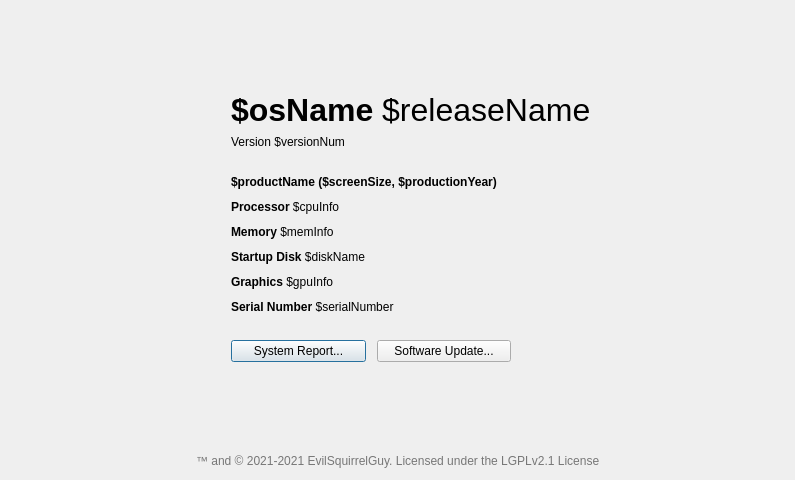
<?xml version="1.0" encoding="UTF-8"?>
<ui version="4.0">
 <class>MainWindow</class>
 <widget class="QMainWindow" name="MainWindow">
  <property name="geometry">
   <rect>
    <x>0</x>
    <y>0</y>
    <width>795</width>
    <height>480</height>
   </rect>
  </property>
  <property name="sizePolicy">
   <sizepolicy hsizetype="Preferred" vsizetype="Preferred">
    <horstretch>0</horstretch>
    <verstretch>0</verstretch>
   </sizepolicy>
  </property>
  <property name="maximumSize">
   <size>
    <width>16777215</width>
    <height>16777215</height>
   </size>
  </property>
  <property name="windowTitle">
   <string>System Information</string>
  </property>
  <property name="iconSize">
   <size>
    <width>16</width>
    <height>16</height>
   </size>
  </property>
  <widget class="QWidget" name="centralwidget">
   <layout class="QGridLayout" name="gridLayout">
    <item row="0" column="0">
     <layout class="QVBoxLayout" name="verticalLayout_2">
      <item>
       <layout class="QHBoxLayout" name="horizontalLayout">
        <item>
         <spacer name="horizontalSpacer_2">
          <property name="orientation">
           <enum>Qt::Horizontal</enum>
          </property>
          <property name="sizeType">
           <enum>QSizePolicy::MinimumExpanding</enum>
          </property>
          <property name="sizeHint" stdset="0">
           <size>
            <width>40</width>
            <height>20</height>
           </size>
          </property>
         </spacer>
        </item>
        <item>
         <widget class="QLabel" name="OSIcon">
          <property name="text">
           <string>&lt;html&gt;&lt;head/&gt;&lt;body&gt;&lt;p&gt;&lt;img width=&quot;256&quot; src=&quot;:/icon/icons/big_sur.png&quot;/&gt;&lt;/p&gt;&lt;/body&gt;&lt;/html&gt;</string>
          </property>
         </widget>
        </item>
        <item>
         <spacer name="horizontalSpacer_4">
          <property name="orientation">
           <enum>Qt::Horizontal</enum>
          </property>
          <property name="sizeType">
           <enum>QSizePolicy::Fixed</enum>
          </property>
          <property name="sizeHint" stdset="0">
           <size>
            <width>20</width>
            <height>20</height>
           </size>
          </property>
         </spacer>
        </item>
        <item>
         <layout class="QVBoxLayout" name="verticalLayout">
          <item>
           <spacer name="verticalSpacer">
            <property name="orientation">
             <enum>Qt::Vertical</enum>
            </property>
            <property name="sizeHint" stdset="0">
             <size>
              <width>20</width>
              <height>40</height>
             </size>
            </property>
           </spacer>
          </item>
          <item>
           <widget class="QLabel" name="OSName">
            <property name="text">
             <string>&lt;html&gt;&lt;head/&gt;&lt;body&gt;&lt;p&gt;&lt;span style=&quot; font-size:24pt; font-weight:504;&quot;&gt;$osName&lt;/span&gt;&lt;span style=&quot; font-size:24pt; font-weight:304;&quot;&gt; $releaseName&lt;/span&gt;&lt;/p&gt;&lt;/body&gt;&lt;/html&gt;</string>
            </property>
           </widget>
          </item>
          <item>
           <widget class="QLabel" name="Version">
            <property name="text">
             <string>&lt;html&gt;&lt;head/&gt;&lt;body&gt;&lt;p&gt;Version $versionNum&lt;/p&gt;&lt;/body&gt;&lt;/html&gt;</string>
            </property>
           </widget>
          </item>
          <item>
           <spacer name="verticalSpacer_3">
            <property name="orientation">
             <enum>Qt::Vertical</enum>
            </property>
            <property name="sizeType">
             <enum>QSizePolicy::Fixed</enum>
            </property>
            <property name="sizeHint" stdset="0">
             <size>
              <width>20</width>
              <height>20</height>
             </size>
            </property>
           </spacer>
          </item>
          <item>
           <widget class="QLabel" name="HostType">
            <property name="text">
             <string>&lt;html&gt;&lt;head/&gt;&lt;body&gt;&lt;p&gt;&lt;span style=&quot; font-weight:600;&quot;&gt;$productName ($screenSize, $productionYear)&lt;/span&gt;&lt;/p&gt;&lt;/body&gt;&lt;/html&gt;</string>
            </property>
           </widget>
          </item>
          <item>
           <spacer name="verticalSpacer_5">
            <property name="orientation">
             <enum>Qt::Vertical</enum>
            </property>
            <property name="sizeType">
             <enum>QSizePolicy::Fixed</enum>
            </property>
            <property name="sizeHint" stdset="0">
             <size>
              <width>20</width>
              <height>5</height>
             </size>
            </property>
           </spacer>
          </item>
          <item>
           <widget class="QLabel" name="CPUInfo">
            <property name="text">
             <string>&lt;html&gt;&lt;head/&gt;&lt;body&gt;&lt;p&gt;&lt;span style=&quot; font-weight:600;&quot;&gt;Processor &lt;/span&gt;&lt;span style=&quot; font-weight:304;&quot;&gt;$cpuInfo&lt;/span&gt;&lt;/p&gt;&lt;/body&gt;&lt;/html&gt;</string>
            </property>
           </widget>
          </item>
          <item>
           <spacer name="verticalSpacer_6">
            <property name="orientation">
             <enum>Qt::Vertical</enum>
            </property>
            <property name="sizeType">
             <enum>QSizePolicy::Fixed</enum>
            </property>
            <property name="sizeHint" stdset="0">
             <size>
              <width>20</width>
              <height>5</height>
             </size>
            </property>
           </spacer>
          </item>
          <item>
           <widget class="QLabel" name="MemInfo">
            <property name="text">
             <string>&lt;html&gt;&lt;head/&gt;&lt;body&gt;&lt;p&gt;&lt;span style=&quot; font-weight:600;&quot;&gt;Memory &lt;/span&gt;&lt;span style=&quot; font-weight:304;&quot;&gt;$memInfo&lt;/span&gt;&lt;/p&gt;&lt;/body&gt;&lt;/html&gt;</string>
            </property>
           </widget>
          </item>
          <item>
           <spacer name="verticalSpacer_7">
            <property name="orientation">
             <enum>Qt::Vertical</enum>
            </property>
            <property name="sizeType">
             <enum>QSizePolicy::Fixed</enum>
            </property>
            <property name="sizeHint" stdset="0">
             <size>
              <width>20</width>
              <height>5</height>
             </size>
            </property>
           </spacer>
          </item>
          <item>
           <widget class="QLabel" name="Disk">
            <property name="text">
             <string>&lt;html&gt;&lt;head/&gt;&lt;body&gt;&lt;p&gt;&lt;span style=&quot; font-weight:600;&quot;&gt;Startup Disk &lt;/span&gt;&lt;span style=&quot; font-weight:304;&quot;&gt;$diskName&lt;/span&gt;&lt;/p&gt;&lt;/body&gt;&lt;/html&gt;</string>
            </property>
           </widget>
          </item>
          <item>
           <spacer name="verticalSpacer_8">
            <property name="orientation">
             <enum>Qt::Vertical</enum>
            </property>
            <property name="sizeType">
             <enum>QSizePolicy::Fixed</enum>
            </property>
            <property name="sizeHint" stdset="0">
             <size>
              <width>20</width>
              <height>5</height>
             </size>
            </property>
           </spacer>
          </item>
          <item>
           <widget class="QLabel" name="GPUInfo">
            <property name="text">
             <string>&lt;html&gt;&lt;head/&gt;&lt;body&gt;&lt;p&gt;&lt;span style=&quot; font-weight:600;&quot;&gt;Graphics &lt;/span&gt;&lt;span style=&quot; font-weight:304;&quot;&gt;$gpuInfo&lt;/span&gt;&lt;/p&gt;&lt;/body&gt;&lt;/html&gt;</string>
            </property>
           </widget>
          </item>
          <item>
           <spacer name="verticalSpacer_9">
            <property name="orientation">
             <enum>Qt::Vertical</enum>
            </property>
            <property name="sizeType">
             <enum>QSizePolicy::Fixed</enum>
            </property>
            <property name="sizeHint" stdset="0">
             <size>
              <width>20</width>
              <height>5</height>
             </size>
            </property>
           </spacer>
          </item>
          <item>
           <widget class="QLabel" name="Serial">
            <property name="text">
             <string>&lt;html&gt;&lt;head/&gt;&lt;body&gt;&lt;p&gt;&lt;span style=&quot; font-weight:600;&quot;&gt;Serial Number &lt;/span&gt;&lt;span style=&quot; font-weight:304;&quot;&gt;$serialNumber&lt;/span&gt;&lt;/p&gt;&lt;/body&gt;&lt;/html&gt;</string>
            </property>
           </widget>
          </item>
          <item>
           <spacer name="verticalSpacer_4">
            <property name="orientation">
             <enum>Qt::Vertical</enum>
            </property>
            <property name="sizeType">
             <enum>QSizePolicy::Fixed</enum>
            </property>
            <property name="sizeHint" stdset="0">
             <size>
              <width>20</width>
              <height>20</height>
             </size>
            </property>
           </spacer>
          </item>
          <item>
           <layout class="QHBoxLayout" name="horizontalLayout_3">
            <item>
             <widget class="QPushButton" name="SysReport">
              <property name="maximumSize">
               <size>
                <width>16777215</width>
                <height>22</height>
               </size>
              </property>
              <property name="text">
               <string>System Report...</string>
              </property>
              <property name="default">
               <bool>true</bool>
              </property>
              <property name="flat">
               <bool>false</bool>
              </property>
             </widget>
            </item>
            <item>
             <spacer name="horizontalSpacer_7">
              <property name="orientation">
               <enum>Qt::Horizontal</enum>
              </property>
              <property name="sizeType">
               <enum>QSizePolicy::Fixed</enum>
              </property>
              <property name="sizeHint" stdset="0">
               <size>
                <width>5</width>
                <height>10</height>
               </size>
              </property>
             </spacer>
            </item>
            <item>
             <widget class="QPushButton" name="SoftUpdate">
              <property name="sizePolicy">
               <sizepolicy hsizetype="Minimum" vsizetype="Fixed">
                <horstretch>0</horstretch>
                <verstretch>0</verstretch>
               </sizepolicy>
              </property>
              <property name="maximumSize">
               <size>
                <width>16777215</width>
                <height>22</height>
               </size>
              </property>
              <property name="text">
               <string>Software Update...</string>
              </property>
             </widget>
            </item>
            <item>
             <spacer name="horizontalSpacer_3">
              <property name="orientation">
               <enum>Qt::Horizontal</enum>
              </property>
              <property name="sizeType">
               <enum>QSizePolicy::Fixed</enum>
              </property>
              <property name="sizeHint" stdset="0">
               <size>
                <width>80</width>
                <height>10</height>
               </size>
              </property>
             </spacer>
            </item>
           </layout>
          </item>
          <item>
           <spacer name="verticalSpacer_2">
            <property name="orientation">
             <enum>Qt::Vertical</enum>
            </property>
            <property name="sizeHint" stdset="0">
             <size>
              <width>20</width>
              <height>40</height>
             </size>
            </property>
           </spacer>
          </item>
         </layout>
        </item>
        <item>
         <spacer name="horizontalSpacer">
          <property name="orientation">
           <enum>Qt::Horizontal</enum>
          </property>
          <property name="sizeType">
           <enum>QSizePolicy::MinimumExpanding</enum>
          </property>
          <property name="sizeHint" stdset="0">
           <size>
            <width>40</width>
            <height>20</height>
           </size>
          </property>
         </spacer>
        </item>
       </layout>
      </item>
      <item>
       <layout class="QHBoxLayout" name="horizontalLayout_2">
        <item>
         <spacer name="horizontalSpacer_5">
          <property name="orientation">
           <enum>Qt::Horizontal</enum>
          </property>
          <property name="sizeHint" stdset="0">
           <size>
            <width>40</width>
            <height>20</height>
           </size>
          </property>
         </spacer>
        </item>
        <item>
         <widget class="QLabel" name="CopyrightNotice">
          <property name="text">
           <string>&lt;html&gt;&lt;head/&gt;&lt;body&gt;&lt;p&gt;&lt;span style=&quot; font-weight:304; color:#777777;&quot;&gt;™ and © 2021-2021 EvilSquirrelGuy. Licensed under the LGPLv2.1 License&lt;/span&gt;&lt;/p&gt;&lt;/body&gt;&lt;/html&gt;</string>
          </property>
         </widget>
        </item>
        <item>
         <spacer name="horizontalSpacer_6">
          <property name="orientation">
           <enum>Qt::Horizontal</enum>
          </property>
          <property name="sizeHint" stdset="0">
           <size>
            <width>40</width>
            <height>20</height>
           </size>
          </property>
         </spacer>
        </item>
       </layout>
      </item>
     </layout>
    </item>
   </layout>
  </widget>
 </widget>
 <resources>
  <include location="icon.qrc"/>
 </resources>
 <connections/>
</ui>
